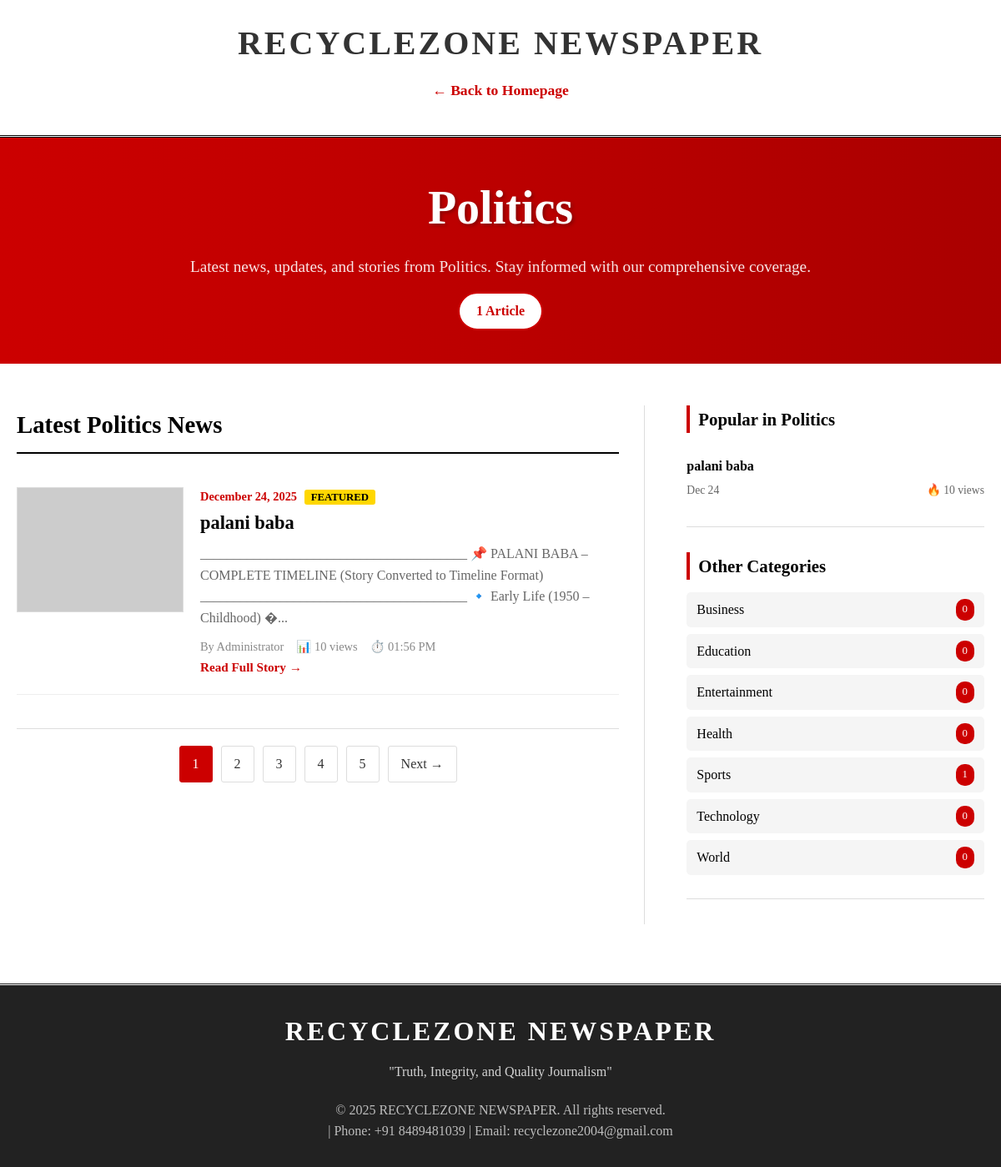
/category.php?id=1, run on the app's committed database.
### tables this page shows
CREATE TABLE `categories` (
  `id` int(11) NOT NULL,
  `name` varchar(100) NOT NULL,
  `slug` varchar(100) DEFAULT NULL,
  `created_at` timestamp NOT NULL DEFAULT current_timestamp()
);

CREATE TABLE `articles` (
  `id` int(11) NOT NULL,
  `title` varchar(255) NOT NULL,
  `slug` varchar(255) DEFAULT NULL,
  `excerpt` text DEFAULT NULL,
  `content` longtext DEFAULT NULL,
  `category_id` int(11) DEFAULT NULL,
  `author` varchar(100) DEFAULT NULL,
  `featured_image` varchar(255) DEFAULT NULL,
  `is_featured` tinyint(1) DEFAULT 0,
  `is_breaking` tinyint(1) DEFAULT 0,
  `views` int(11) DEFAULT 0,
  `published_at` timestamp NOT NULL DEFAULT current_timestamp(),
  `status` enum('draft','published') DEFAULT 'published'
);

### config.php (called while the page is built, shortened)
<?php
function get_image_url($path) {
    if(empty($path)) {
        return 'https://via.placeholder.com/800x400?text=No+Image';
    }
    return 'https://via.placeholder.com/800x400?text=Image+Not+Found';
}
?>

### category.php (the view, shortened to what this page needs)
<?php
require_once 'config.php';
$id = intval($_GET['id']);
$cat_query = "SELECT * FROM categories WHERE id = $id";
$cat_result = mysqli_query($conn, $cat_query);
$category = mysqli_fetch_assoc($cat_result);
$articles_query = "SELECT * FROM articles
                  WHERE category_id = $id
                  AND status = 'published'
                  ORDER BY published_at DESC";
$articles_result = mysqli_query($conn, $articles_query);
$article_count = mysqli_num_rows($articles_result);
$popular_query = "SELECT * FROM articles
                  WHERE category_id = $id
                  AND status = 'published'
                  ORDER BY views DESC
                  LIMIT 5";
$popular_result = mysqli_query($conn, $popular_query);
$other_cats = mysqli_query($conn, "SELECT c.*,
    (SELECT COUNT(*) FROM articles WHERE category_id = c.id AND status = 'published') as article_count
    FROM categories c
    WHERE c.id != $id
    ORDER BY c.name
    LIMIT 10");
?>
<!DOCTYPE html>
<html lang="en">
<head>
</head>
<body>
    <div class="newspaper-container">
        <header class="header">
            <div class="newspaper-title"><?php echo SITE_TITLE; ?></div>
            <a href="index.php" class="back-home">← Back to Homepage</a>
        </header>
        <div class="category-header">
            <h1 class="category-title"><?php echo htmlspecialchars($category['name']); ?></h1>
            <div class="category-description">
                Latest news, updates, and stories from <?php echo htmlspecialchars($category['name']); ?>.
                Stay informed with our comprehensive coverage.
            </div>
            <div class="article-count">
                <?php echo $article_count; ?> Article<?php echo $article_count != 1 ? 's' : ''; ?>
            </div>
        </div>
        <div class="main-content">
            <div class="articles-list">
                <h2 class="section-title">Latest <?php echo htmlspecialchars($category['name']); ?> News</h2>
                <?php if ($article_count > 0): ?>
                    <?php while ($article = mysqli_fetch_assoc($articles_result)): ?>
                        <div class="article-item">
                            <div class="article-image">
                                <img src="<?php echo get_image_url($article['featured_image']); ?>"
                                    alt="<?php echo htmlspecialchars($article['title']); ?>">
                            </div>
                            <div class="article-content">
                                <div class="article-date">
                                    <?php echo date('F j, Y', strtotime($article['published_at'])); ?>
                                    <?php if ($article['is_featured']): ?>
                                        <span class="featured-tag">FEATURED</span>
                                    <?php endif; ?>
                                </div>
                                <h3 class="article-title">
                                    <a href="article.php?id=<?php echo $article['id']; ?>">
                                        <?php echo htmlspecialchars($article['title']); ?>
                                    </a>
                                </h3>
                                <div class="article-excerpt">
                                    <?php
                                    $excerpt = !empty($article['excerpt']) ? $article['excerpt'] : substr(strip_tags($article['content']), 0, 200);
                                    echo htmlspecialchars($excerpt) . '...';
                                    ?>
                                </div>
                                <div class="article-meta">
                                    <span>By <?php echo htmlspecialchars($article['author']); ?></span>
                                    <span>📊 <?php echo number_format($article['views']); ?> views</span>
                                    <span>⏱️ <?php echo date('h:i A', strtotime($article['published_at'])); ?></span>
                                </div>
                                <a href="article.php?id=<?php echo $article['id']; ?>" class="read-more">
                                    Read Full Story →
                                </a>
                            </div>
                        </div>
                    <?php endwhile; ?>
                    <div class="pagination">
                        <a href="#" class="current">1</a>
                        <a href="#">2</a>
                        <a href="#">3</a>
                        <a href="#">4</a>
                        <a href="#">5</a>
                        <a href="#">Next →</a>
                    </div>
                <?php endif; ?>
            </div>
            <div class="sidebar">
                <?php if (mysqli_num_rows($popular_result) > 0): ?>
                    <div class="sidebar-section">
                        <h3 class="sidebar-title">Popular in <?php echo htmlspecialchars($category['name']); ?></h3>
                        <ul class="popular-list">
                            <?php
                            mysqli_data_seek($popular_result, 0);
                            while ($popular = mysqli_fetch_assoc($popular_result)):
                            ?>
                                <li class="popular-item">
                                    <div class="popular-title">
                                        <a href="article.php?id=<?php echo $popular['id']; ?>">
                                            <?php echo htmlspecialchars($popular['title']); ?>
                                        </a>
                                    </div>
                                    <div class="popular-meta">
                                        <span><?php echo date('M j', strtotime($popular['published_at'])); ?></span>
                                        <span>🔥 <?php echo number_format($popular['views']); ?> views</span>
                                    </div>
                                </li>
                            <?php endwhile; ?>
                        </ul>
                    </div>
                <?php endif; ?>
                <?php if (mysqli_num_rows($other_cats) > 0): ?>
                    <div class="sidebar-section">
                        <h3 class="sidebar-title">Other Categories</h3>
                        <ul class="categories-list">
                            <?php while ($cat = mysqli_fetch_assoc($other_cats)): ?>
                                <li>
                                    <a href="category.php?id=<?php echo $cat['id']; ?>">
                                        <span><?php echo htmlspecialchars($cat['name']); ?></span>
                                        <span class="cat-count"><?php echo $cat['article_count']; ?></span>
                                    </a>
                                </li>
                            <?php endwhile; ?>
                        </ul>
                    </div>
                <?php endif; ?>
            </div>
        </div>
        <footer class="footer">
            <div class="newspaper-title" style="font-size: 2rem; margin-bottom: 10px;"><?php echo SITE_TITLE; ?></div>
            <p style="margin-bottom: 20px; opacity: 0.8;">
                "Truth, Integrity, and Quality Journalism"
            </p>
            <p style="margin-top: 20px; opacity: 0.7;">
                &copy; <?php echo date('Y'); ?> <?php echo SITE_TITLE; ?>. All rights reserved.<br>
                | Phone: +91 8489481039 | Email: recyclezone2004@gmail.com
            </p>
        </footer>
    </div>
</body>
</html>

### category.php (style rules this page uses)
* { margin: 0; padding: 0; box-sizing: border-box; }
body { font-family: 'Times New Roman', serif; background-color: #f5f5f5; color: #333; line-height: 1.6; }
.newspaper-container { max-width: 1200px; margin: 0 auto; background: white; box-shadow: 0 0 20px rgba(0, 0, 0, 0.1); }
.header { border-bottom: 3px double #000; padding: 20px; text-align: center; background: #fff; }
.newspaper-title { font-size: 2.5rem; font-weight: bold; text-transform: uppercase; letter-spacing: 3px; margin-bottom: 10px; }
.back-home { display: inline-block; margin-bottom: 20px; color: #c00; text-decoration: none; font-weight: bold; font-size: 1.1rem; }
.category-header { background: linear-gradient(to right, #c00, #a00); color: white; padding: 40px 20px; text-align: center; margin-bottom: 30px; }
.category-title { font-size: 3.5rem; font-weight: bold; margin-bottom: 10px; text-shadow: 2px 2px 4px rgba(0, 0, 0, 0.3); }
.category-description { font-size: 1.2rem; max-width: 800px; margin: 0 auto; opacity: 0.9; }
.article-count { background: white; color: #c00; padding: 8px 20px; border-radius: 25px; font-weight: bold; display: inline-block; margin-top: 15px; border: 2px solid #c00; }
.main-content { display: grid; grid-template-columns: 2fr 1fr; gap: 30px; padding: 20px; }
.articles-list { border-right: 1px solid #ddd; padding-right: 30px; }
.section-title { font-size: 1.8rem; font-weight: bold; border-bottom: 2px solid #000; padding-bottom: 10px; margin-bottom: 20px; color: #000; }
.article-item { border-bottom: 1px solid #eee; padding: 20px 0; display: flex; gap: 20px; transition: background 0.3s; }
.article-image { flex: 0 0 200px; height: 150px; overflow: hidden; border: 1px solid #ddd; }
.article-image img { width: 100%; height: 100%; object-fit: cover; transition: transform 0.3s; }
.article-content { flex: 1; }
.article-date { color: #c00; font-weight: bold; font-size: 0.9rem; margin-bottom: 5px; }
.article-title { font-size: 1.4rem; font-weight: bold; margin-bottom: 10px; line-height: 1.3; }
.article-title a { color: #000; text-decoration: none; }
.article-excerpt { color: #666; margin-bottom: 10px; font-size: 1rem; }
.article-meta { font-size: 0.9rem; color: #888; display: flex; gap: 15px; }
.read-more { color: #c00; text-decoration: none; font-weight: bold; font-size: 0.95rem; }
.sidebar { padding-left: 20px; }
.sidebar-section { margin-bottom: 30px; padding-bottom: 20px; border-bottom: 1px solid #ddd; }
.sidebar-title { font-size: 1.3rem; font-weight: bold; margin-bottom: 15px; color: #000; border-left: 4px solid #c00; padding-left: 10px; }
.popular-list { list-style: none; }
.popular-item { padding: 12px 0; border-bottom: 1px dashed #ddd; }
.popular-item:last-child { border-bottom: none; }
.popular-title { font-weight: bold; margin-bottom: 5px; }
.popular-title a { color: #000; text-decoration: none; }
.popular-meta { font-size: 0.85rem; color: #666; display: flex; justify-content: space-between; }
.categories-list { list-style: none; }
.categories-list li { margin-bottom: 8px; }
.categories-list a { color: #000; text-decoration: none; display: flex; justify-content: space-between; padding: 8px 12px; background: #f5f5f5; border-radius: 5px; transition: all 0.3s; }
.cat-count { background: #c00; color: white; padding: 2px 8px; border-radius: 10px; font-size: 0.8rem; }
.pagination { display: flex; justify-content: center; gap: 10px; margin-top: 40px; padding-top: 20px; border-top: 1px solid #ddd; }
.pagination a { padding: 8px 15px; border: 1px solid #ddd; color: #333; text-decoration: none; border-radius: 3px; }
.pagination .current { background: #c00; color: white; border-color: #c00; }
.featured-tag { background: gold; color: #000; padding: 2px 8px; border-radius: 3px; font-size: 0.8rem; font-weight: bold; margin-left: 5px; }
.footer { background: #222; color: white; text-align: center; padding: 30px 20px; margin-top: 50px; border-top: 3px double #fff; }

### data on the page
categories: name "Politics"
articles: published_at "December 24, 2025", is_featured "FEATURED", title "palani baba", excerpt "________________________________________ 📌 PALANI BABA – COMPLETE TIMELINE (Story Converted to Timeline Format) ________________________________________ 🔹 Early Life (1950 – Childhood) �", author "Administrator", views "10", published_at "01:56 PM", published_at "Dec 24"
categories: name "Business", article_count "0"
categories: name "Education", article_count "0"
categories: name "Entertainment", article_count "0"
categories: name "Health", article_count "0"
categories: name "Sports", article_count "1"
categories: name "Technology", article_count "0"
categories: name "World", article_count "0"

### other printed values
SITE_TITLE "RECYCLEZONE NEWSPAPER"
$article_count "1"
